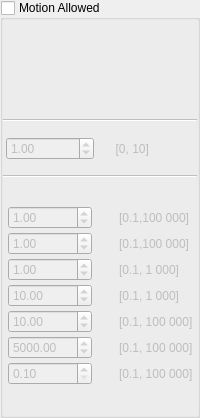
              <widget class="QGroupBox" name="HexapodLinMotionAllowed_X">
               <property name="title">
                <string>Motion Allowed</string>
               </property>
               <property name="checkable">
                <bool>true</bool>
               </property>
               <property name="checked">
                <bool>false</bool>
               </property>
               <layout class="QVBoxLayout" name="verticalLayout_26">
                <property name="spacing">
                 <number>27</number>
                </property>
                <property name="leftMargin">
                 <number>0</number>
                </property>
                <property name="rightMargin">
                 <number>0</number>
                </property>
                <property name="bottomMargin">
                 <number>30</number>
                </property>
                <item>
                 <layout class="QVBoxLayout" name="verticalLayout_14">
                  <property name="spacing">
                   <number>15</number>
                  </property>
                  <property name="topMargin">
                   <number>88</number>
                  </property>
                  <property name="bottomMargin">
                   <number>1</number>
                  </property>
                  <item>
                   <widget class="Line" name="line_20">
                    <property name="orientation">
                     <enum>Qt::Horizontal</enum>
                    </property>
                   </widget>
                  </item>
                  <item>
                   <layout class="QHBoxLayout" name="horizontalLayout_5">
                    <property name="leftMargin">
                     <number>3</number>
                    </property>
                    <item>
                     <widget class="QDoubleSpinBox" name="T_Hexapod_Lin_X">
                      <property name="maximum">
                       <double>10.000000000000000</double>
                      </property>
                      <property name="value">
                       <double>1.000000000000000</double>
                      </property>
                     </widget>
                    </item>
                    <item>
                     <widget class="QLabel" name="label_72">
                      <property name="text">
                       <string>  [0, 10]</string>
                      </property>
                     </widget>
                    </item>
                   </layout>
                  </item>
                  <item>
                   <widget class="Line" name="line_3">
                    <property name="orientation">
                     <enum>Qt::Horizontal</enum>
                    </property>
                   </widget>
                  </item>
                 </layout>
                </item>
                <item>
                 <layout class="QGridLayout" name="gridLayout_11">
                  <property name="leftMargin">
                   <number>5</number>
                  </property>
                  <property name="verticalSpacing">
                   <number>3</number>
                  </property>
                  <item row="2" column="0">
                   <widget class="QDoubleSpinBox" name="Q_Hexapod_u_X">
                    <property name="minimum">
                     <double>0.100000000000000</double>
                    </property>
                    <property name="maximum">
                     <double>1000.000000000000000</double>
                    </property>
                    <property name="value">
                     <double>1.000000000000000</double>
                    </property>
                   </widget>
                  </item>
                  <item row="1" column="1">
                   <widget class="QLabel" name="label_73">
                    <property name="text">
                     <string>[0.1,100 000]</string>
                    </property>
                   </widget>
                  </item>
                  <item row="0" column="1">
                   <widget class="QLabel" name="label_74">
                    <property name="text">
                     <string>[0.1,100 000]</string>
                    </property>
                   </widget>
                  </item>
                  <item row="1" column="0">
                   <widget class="QDoubleSpinBox" name="Q_Hexapod_v_X">
                    <property name="minimum">
                     <double>0.100000000000000</double>
                    </property>
                    <property name="maximum">
                     <double>100000.000000000000000</double>
                    </property>
                    <property name="value">
                     <double>1.000000000000000</double>
                    </property>
                   </widget>
                  </item>
                  <item row="2" column="1">
                   <widget class="QLabel" name="label_75">
                    <property name="text">
                     <string>[0.1, 1 000]</string>
                    </property>
                   </widget>
                  </item>
                  <item row="3" column="0">
                   <widget class="QDoubleSpinBox" name="Q_Hexapod_u_input_X">
                    <property name="minimum">
                     <double>0.100000000000000</double>
                    </property>
                    <property name="maximum">
                     <double>1000.000000000000000</double>
                    </property>
                    <property name="value">
                     <double>10.000000000000000</double>
                    </property>
                   </widget>
                  </item>
                  <item row="3" column="1">
                   <widget class="QLabel" name="label_76">
                    <property name="text">
                     <string>[0.1, 1 000]</string>
                    </property>
                   </widget>
                  </item>
                  <item row="4" column="0">
                   <widget class="QDoubleSpinBox" name="Q_Hexapod_jk_input_X">
                    <property name="minimum">
                     <double>0.100000000000000</double>
                    </property>
                    <property name="maximum">
                     <double>100000.000000000000000</double>
                    </property>
                    <property name="value">
                     <double>10.000000000000000</double>
                    </property>
                   </widget>
                  </item>
                  <item row="4" column="1">
                   <widget class="QLabel" name="label_86">
                    <property name="text">
                     <string>[0.1, 100 000]</string>
                    </property>
                   </widget>
                  </item>
                  <item row="5" column="0">
                   <widget class="QDoubleSpinBox" name="Q_Hexapod_u_output_X">
                    <property name="minimum">
                     <double>0.100000000000000</double>
                    </property>
                    <property name="maximum">
                     <double>100000.000000000000000</double>
                    </property>
                    <property name="value">
                     <double>5000.000000000000000</double>
                    </property>
                   </widget>
                  </item>
                  <item row="5" column="1">
                   <widget class="QLabel" name="label_87">
                    <property name="text">
                     <string>[0.1, 100 000]</string>
                    </property>
                   </widget>
                  </item>
                  <item row="6" column="0">
                   <widget class="QDoubleSpinBox" name="Q_Hexapod_jk_output_X">
                    <property name="minimum">
                     <double>0.100000000000000</double>
                    </property>
                    <property name="maximum">
                     <double>100000.000000000000000</double>
                    </property>
                   </widget>
                  </item>
                  <item row="6" column="1">
                   <widget class="QLabel" name="label_88">
                    <property name="text">
                     <string>[0.1, 100 000]</string>
                    </property>
                   </widget>
                  </item>
                  <item row="0" column="0">
                   <widget class="QDoubleSpinBox" name="Q_Hexapod_p_X">
                    <property name="minimum">
                     <double>0.100000000000000</double>
                    </property>
                    <property name="maximum">
                     <double>100000.000000000000000</double>
                    </property>
                    <property name="value">
                     <double>1.000000000000000</double>
                    </property>
                   </widget>
                  </item>
                 </layout>
                </item>
               </layout>
              </widget>
